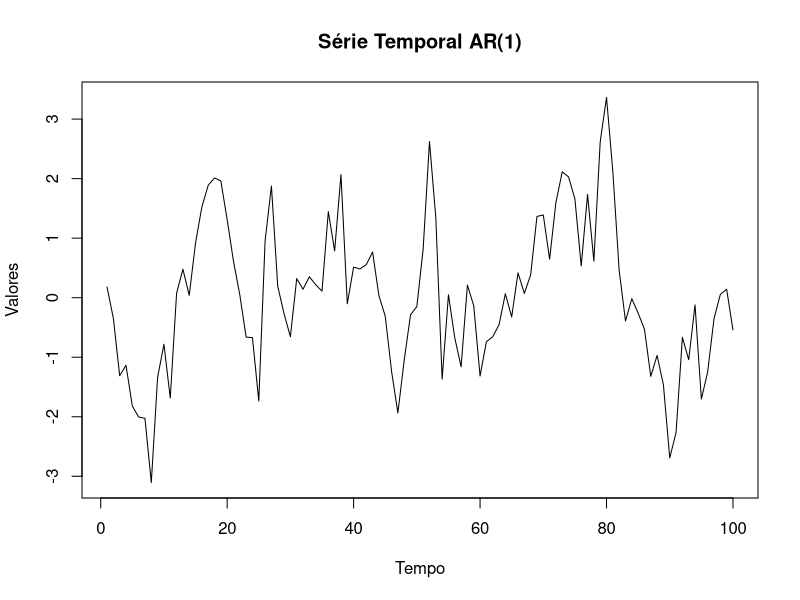
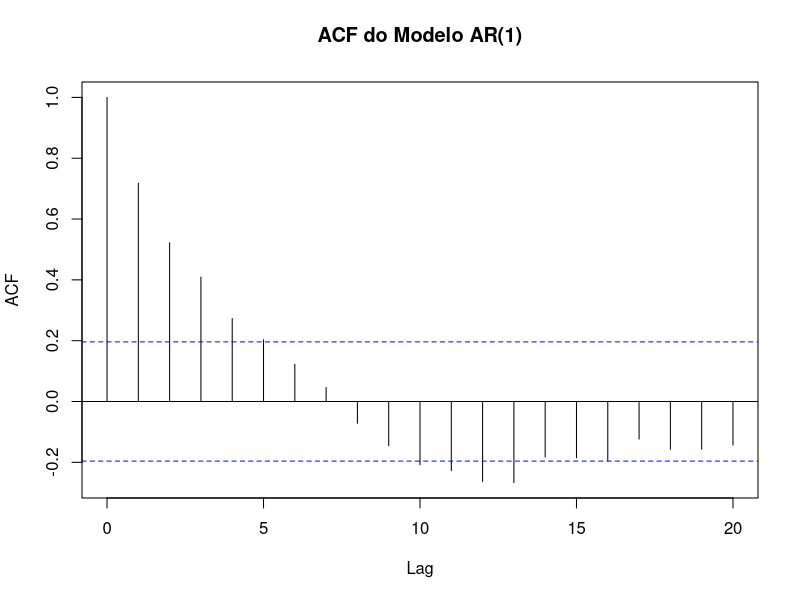
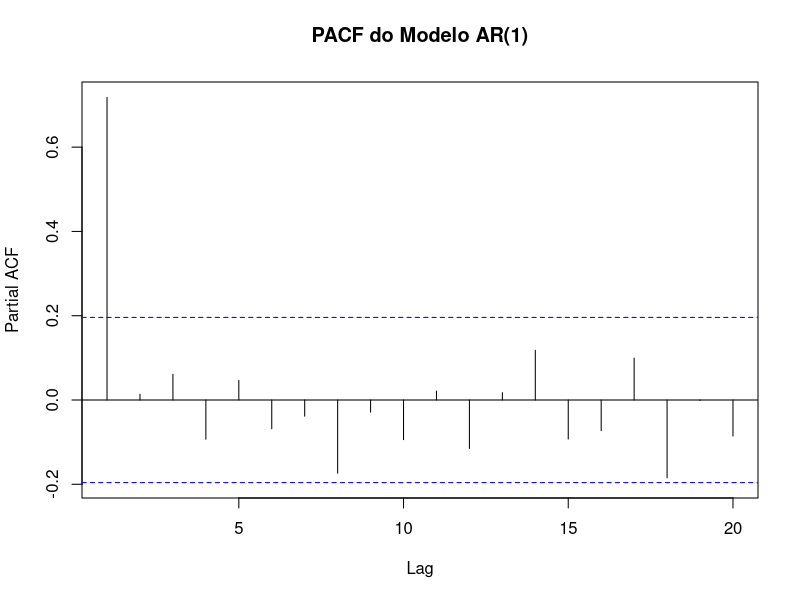

Recreate these plots in R, in order.
# Gerar uma série AR(1) como exemplo
set.seed(123) # Para reprodutibilidade
serie_ar1 <- arima.sim(model = list(ar = 0.7), n = 100) # AR(1) com phi = 0.7

# Visualizar a série
plot(serie_ar1, type = "l", main = "Série Temporal AR(1)", ylab = "Valores", xlab = "Tempo")

# Calcular e plotar a ACF
acf(serie_ar1, main = "ACF do Modelo AR(1)")

# Calcular e plotar a PACF
pacf(serie_ar1, main = "PACF do Modelo AR(1)")
